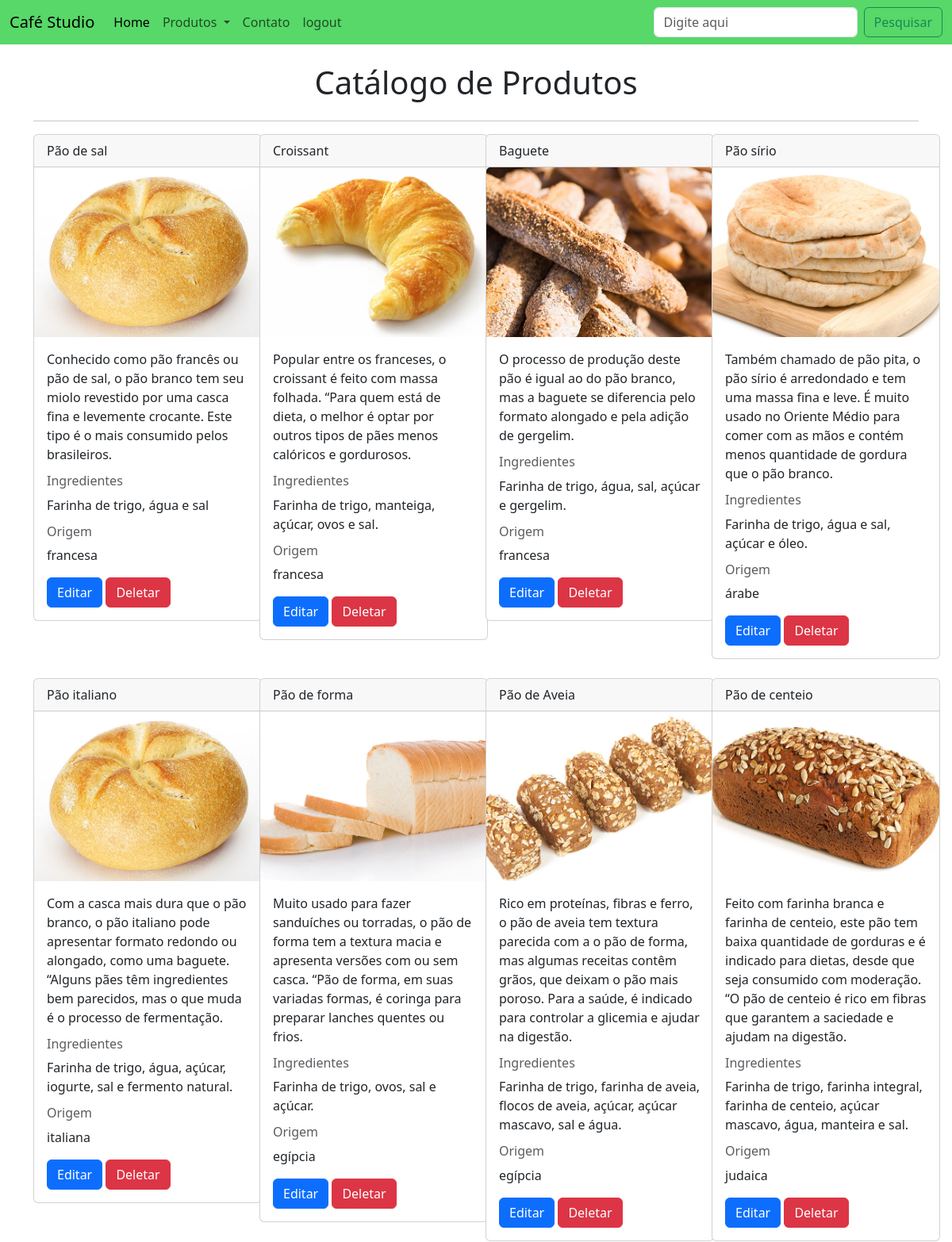
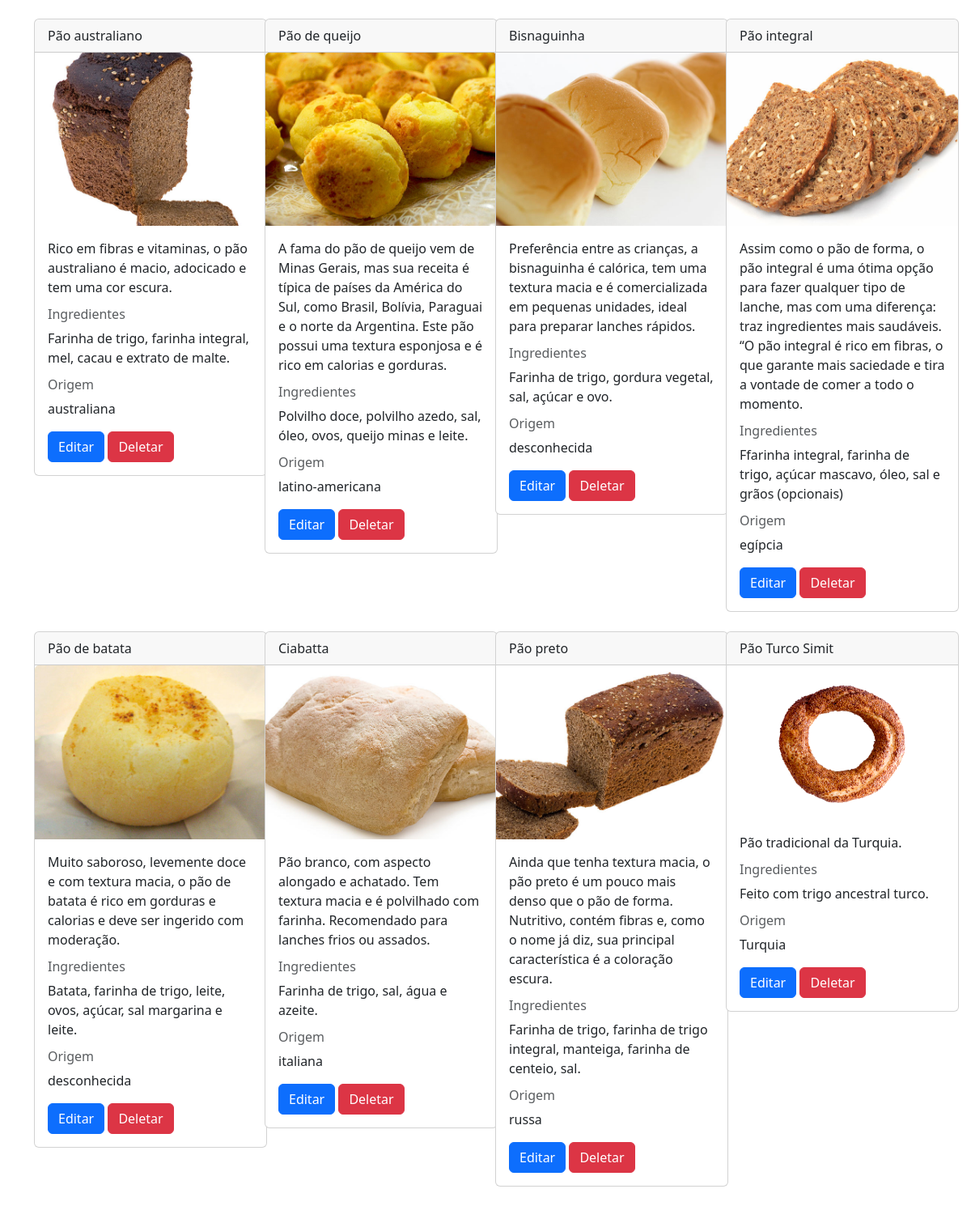
The app's page /catalogo_produtos with its own data (2 pictures, top to bottom).
### app.py (models this page shows, shortened)
class Product (db.Model):
    __tablename__ = 'produto'
    id = db.Column (db.Integer, primary_key=True)
    nome = db.Column (db.String(100), nullable=False)
    descricao = db.Column(db.String(100))
    ingredientes = db.Column(db.String(500))
    origem = db.Column(db.String(100))
    imagem = db.Column(db.String(100))

### app.py (the view)
@app.route("/catalogo_produtos", methods=["GET","POST"])
@login_required
def lista_prod():
    if request.method == "POST":
        termo = request.form["pesquisa"]
        resultado = db.session.execute(db.select(Product).filter(Product.nome.like(f'%{termo}%'))).scalars()
        return render_template('produtos.html', cad_prod=resultado)
    else:
        produtos = db.session.execute(db.select(Product)).scalars()
        return render_template('produtos.html', cad_prod=produtos)

### templates/produtos.html
{% extends 'base.html' %}
{% block pesquisa %}
<form class="d-flex" role="search" action="{{url_for('lista_prod')}}" method="post">
    <input class="form-control me-2" type="search" placeholder="Digite aqui" aria-label="Search" name="pesquisa">
    <button class="btn btn-outline-success" type="submit">Pesquisar</button>
</form>
{% endblock %}
{% block main %}
<div class="container">
  <br/>
  <div class="d-flex justify-content-center">
    <h1>Catálogo de Produtos</h1>
  </div>
  <hr/>
  <div class="row">
    {% for produto in cad_prod %}
    <div class="col-md-3">
        <div class="card" style="width: 18rem">
            <div class="card-header">
                {{produto.nome}}
            </div>
            <img
              src="{{url_for('static', filename='imagens/' + produto.imagem)}}"
              class="card-img-top"
              alt="produto.nome"
            />
            <div class="card-body">
              <p class="card-text">{{produto.descricao}}</p>
              <h6 class="card-subtitle mb-2 text-body-secondary">Ingredientes</h6>
              <p>{{produto.ingredientes}}</p>
              <h6 class="card-subtitle mb-2 text-body-secondary">Origem</h6>
              <p>{{produto.origem}}</p>
              <a href="{{url_for('editar_prod', id=produto.id)}}" class="btn btn-primary">Editar</a>
              <a href="{{url_for('deletar_produto', id=produto.id)}}" onclick="return confirm('Quer realmente excluir o produto')"class="btn btn-danger">Deletar</a>
            </div>
        </div>
        <br>
    </div>
    {% endfor %}
  </div>
</div>
{% endblock %}

### templates/base.html (shortened to what this page needs)
<!DOCTYPE html>
<html lang="pt_Br">
<head>
    <link href="https://cdn.jsdelivr.net/npm/bootstrap@5.3.5/dist/css/bootstrap.min.css" rel="stylesheet">
</head>
<body>
    <header>
        <nav class="navbar navbar-expand-lg" style="background-color: #57d868">
            <div class="container-fluid">
              <a class="navbar-brand" href="#">Café Studio
              </a>
              <div class="collapse navbar-collapse" id="navbarSupportedContent">
                <ul class="navbar-nav me-auto mb-2 mb-lg-0">
                  <li class="nav-item">
                    <a class="nav-link active" aria-current="page" href="{{url_for('home')}}">Home</a>
                  </li>
                  <li class="nav-item dropdown">
                    <a class="nav-link dropdown-toggle" href="#" role="button" data-bs-toggle="dropdown" aria-expanded="false">
                      Produtos
                    </a>
                  </li>
                  <li class="nav-item">
                    <a class="nav-link" href="{{url_for('contato')}}">Contato</a>
                  </li>
                  <li class="nav-item">
                    <a class="nav-link" href="/logout">logout</a>
                  </li>
                </ul>
                {% block pesquisa %}
                {% endblock %}
              </div>
            </div>
          </nav>
    </header>
    <main>
        {% block main %}
        {% endblock %}
    </main>
</body>
</html>

### records on screen
Product: nome "Pão de sal", imagem (picture), descricao "Conhecido como pão francês ou pão de sal, o pão branco tem seu miolo revestido por uma casca fina e levemente crocante. Este tipo é o mais consumido pelos brasileiros.", ingredientes "Farinha de trigo, água e sal", origem "francesa"
Product: nome "Croissant", imagem (picture), descricao "Popular entre os franceses, o croissant é feito com massa folhada. “Para quem está de dieta, o melhor é optar por outros tipos de pães menos calóricos e gordurosos.", ingredientes "Farinha de trigo, manteiga, açúcar, ovos e sal.", origem "francesa"
Product: nome "Baguete", imagem (picture), descricao "O processo de produção deste pão é igual ao do pão branco, mas a baguete se diferencia pelo formato alongado e pela adição de gergelim.", ingredientes "Farinha de trigo, água, sal, açúcar e gergelim.", origem "francesa"
Product: nome "Pão sírio", imagem (picture), descricao "Também chamado de pão pita, o pão sírio é arredondado e tem uma massa fina e leve. É muito usado no Oriente Médio para comer com as mãos e contém menos quantidade de gordura que o pão branco.", ingredientes "Farinha de trigo, água e sal, açúcar e óleo.", origem "árabe"
Product: nome "Pão italiano", imagem (picture), descricao "Com a casca mais dura que o pão branco, o pão italiano pode apresentar formato redondo ou alongado, como uma baguete. “Alguns pães têm ingredientes bem parecidos, mas o que muda é o processo de fermentação.", ingredientes "Farinha de trigo, água, açúcar, iogurte, sal e fermento natural.", origem "italiana"
Product: nome "Pão de forma", imagem (picture), descricao "Muito usado para fazer sanduíches ou torradas, o pão de forma tem a textura macia e apresenta versões com ou sem casca. “Pão de forma, em suas variadas formas, é coringa para preparar lanches quentes ou frios.", ingredientes "Farinha de trigo, ovos, sal e açúcar.", origem "egípcia"
Product: nome "Pão de Aveia", imagem (picture), descricao "Rico em proteínas, fibras e ferro, o pão de aveia tem textura parecida com a o pão de forma, mas algumas receitas contêm grãos, que deixam o pão mais poroso. Para a saúde, é indicado para controlar a glicemia e ajudar na digestão.", ingredientes "Farinha de trigo, farinha de aveia, flocos de aveia, açúcar, açúcar mascavo, sal e água.", origem "egípcia"
Product: nome "Pão de centeio", imagem (picture), descricao "Feito com farinha branca e farinha de centeio, este pão tem baixa quantidade de gorduras e é indicado para dietas, desde que seja consumido com moderação. “O pão de centeio é rico em fibras que garantem a saciedade e ajudam na digestão.", ingredientes "Farinha de trigo, farinha integral, farinha de centeio, açúcar mascavo, água, manteira e sal.", origem "judaica"
Product: nome "Pão australiano", imagem (picture), descricao "Rico em fibras e vitaminas, o pão australiano é macio, adocicado e tem uma cor escura.", ingredientes "Farinha de trigo, farinha integral, mel, cacau e extrato de malte.", origem "australiana"
Product: nome "Pão de queijo", imagem (picture), descricao "A fama do pão de queijo vem de Minas Gerais, mas sua receita é típica de países da América do Sul, como Brasil, Bolívia, Paraguai e o norte da Argentina. Este pão possui uma textura esponjosa e é rico em calorias e gorduras.", ingredientes "Polvilho doce, polvilho azedo, sal, óleo, ovos, queijo minas e leite.", origem "latino-americana"
Product: nome "Bisnaguinha", imagem (picture), descricao "Preferência entre as crianças, a bisnaguinha é calórica, tem uma textura macia e é comercializada em pequenas unidades, ideal para preparar lanches rápidos.", ingredientes "Farinha de trigo, gordura vegetal, sal, açúcar e ovo.", origem "desconhecida"
Product: nome "Pão integral", imagem (picture), descricao "Assim como o pão de forma, o pão integral é uma ótima opção para fazer qualquer tipo de lanche, mas com uma diferença: traz ingredientes mais saudáveis. “O pão integral é rico em fibras, o que garante mais saciedade e tira a vontade de comer a todo o momento.", ingredientes "Ffarinha integral, farinha de trigo, açúcar mascavo, óleo, sal e grãos (opcionais)", origem "egípcia"
Product: nome "Pão de batata", imagem (picture), descricao "Muito saboroso, levemente doce e com textura macia, o pão de batata é rico em gorduras e calorias e deve ser ingerido com moderação.", ingredientes "Batata, farinha de trigo, leite, ovos, açúcar, sal margarina e leite.", origem "desconhecida"
Product: nome "Ciabatta", imagem (picture), descricao "Pão branco, com aspecto alongado e achatado. Tem textura macia e é polvilhado com farinha. Recomendado para lanches frios ou assados.", ingredientes "Farinha de trigo, sal, água e azeite.", origem "italiana"
Product: nome "Pão preto", imagem (picture), descricao "Ainda que tenha textura macia, o pão preto é um pouco mais denso que o pão de forma. Nutritivo, contém fibras e, como o nome já diz, sua principal característica é a coloração escura.", ingredientes "Farinha de trigo, farinha de trigo integral, manteiga, farinha de centeio, sal.", origem "russa"
Product: nome "Pão Turco Simit", imagem (picture), descricao "Pão tradicional da Turquia.", ingredientes "Feito com trigo ancestral turco.", origem "Turquia"
